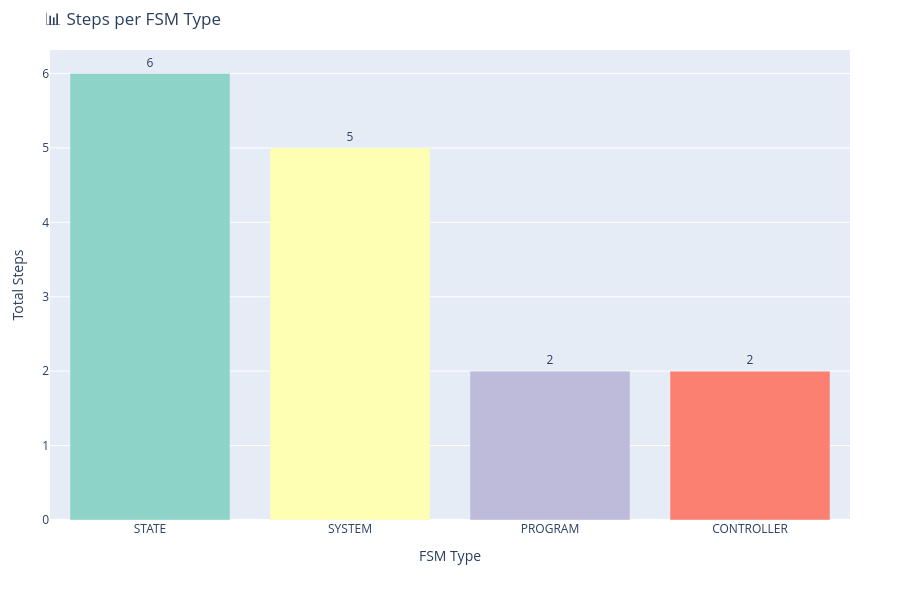

Notebook source saved alongside this figure:
### Markdown cell above
### 📊 Steps per FSM Type

This code generates a **bar chart** showing the **maximum number of steps** taken by each **FSM entity type** (Program, Controller, System, State).

#### 🧠 What this code does:

* **Counts steps**: Uses `cumcount()` to count steps per entity type, ensuring transitions are tracked correctly.

* **Groups by entity type**: Groups the data by `entity_type` and counts the **maximum number of steps** for each FSM type.

* **Label Formatting**: Modifies the x-axis labels to show only the part of the **entity type** after the final period (`.`), so the label is cleaner (e.g., `PROGRAM`, `CONTROLLER` instead of `PROVIDER_TYPE.PROGRAM`).

* **Plotting**:

  * Creates a **bar chart** where the height of each bar represents the number of steps for each FSM type.
  * The **x-axis** shows the FSM types (Program, Controller, System, State), and the **y-axis** shows the **step counts**.

#### 🔍 What you're observing:

* **Bar chart** showing the **step counts** per FSM type.
* The bars reflect the **maximum number of steps** taken by each type during execution, giving insight into how complex or long-running each FSM layer is.
* Helps identify whether certain layers (e.g., **Program** or **Controller**) require more steps for transitions than others.

This chart is a useful tool for **analyzing FSM complexity**, identifying bottlenecks, and understanding which parts of the system involve more transitions or processing steps.

### Code cell
import plotly.express as px

# Copy to avoid modifying original
df_steps = df.copy()

# Count steps per FSM entity type
df_steps['step_count'] = df_steps.groupby('entity_type').cumcount() + 1
steps_per_type = df_steps.groupby('entity_type')['step_count'].max().reset_index()

# Clean the entity_type to just the final label
steps_per_type['fsm_type'] = steps_per_type['entity_type'].str.split('.').str[-1]

# Sort for visual clarity
steps_per_type = steps_per_type.sort_values('step_count', ascending=False)

# Plot
fig = px.bar(
    steps_per_type,
    x='fsm_type',
    y='step_count',
    text='step_count',
    title="📊 Steps per FSM Type",
    labels={"fsm_type": "FSM Type", "step_count": "Total Steps"},
    color="fsm_type",
    color_discrete_sequence=px.colors.qualitative.Set3
)

fig.update_traces(textposition="outside")

fig.update_layout(
    height=600,
    xaxis_title="FSM Type",
    yaxis_title="Total Steps",
    margin=dict(l=50, r=50, t=50, b=80),
    showlegend=False
)

fig.show()

### Figure 1 — Plotly figure (JSON) as saved in the notebook; plotly's stock layout.template omitted (floating-point values rounded to 4 significant figures)
{"data": [{"hovertemplate": "FSM Type=%{x}<br>Total Steps=%{text}<extra></extra>", "legendgroup": "STATE", "marker": {"color": "rgb(141,211,199)", "pattern": {"shape": ""}}, "name": "STATE", "orientation": "v", "showlegend": true, "text": [6.0], "textposition": "outside", "type": "bar", "x": ["STATE"], "xaxis": "x", "y": [6], "yaxis": "y"}, {"hovertemplate": "FSM Type=%{x}<br>Total Steps=%{text}<extra></extra>", "legendgroup": "SYSTEM", "marker": {"color": "rgb(255,255,179)", "pattern": {"shape": ""}}, "name": "SYSTEM", "orientation": "v", "showlegend": true, "text": [5.0], "textposition": "outside", "type": "bar", "x": ["SYSTEM"], "xaxis": "x", "y": [5], "yaxis": "y"}, {"hovertemplate": "FSM Type=%{x}<br>Total Steps=%{text}<extra></extra>", "legendgroup": "PROGRAM", "marker": {"color": "rgb(190,186,218)", "pattern": {"shape": ""}}, "name": "PROGRAM", "orientation": "v", "showlegend": true, "text": [2.0], "textposition": "outside", "type": "bar", "x": ["PROGRAM"], "xaxis": "x", "y": [2], "yaxis": "y"}, {"hovertemplate": "FSM Type=%{x}<br>Total Steps=%{text}<extra></extra>", "legendgroup": "CONTROLLER", "marker": {"color": "rgb(251,128,114)", "pattern": {"shape": ""}}, "name": "CONTROLLER", "orientation": "v", "showlegend": true, "text": [2.0], "textposition": "outside", "type": "bar", "x": ["CONTROLLER"], "xaxis": "x", "y": [2], "yaxis": "y"}], "layout": {"barmode": "relative", "height": 600, "legend": {"title": {"text": "FSM Type"}, "tracegroupgap": 0}, "margin": {"b": 80, "l": 50, "r": 50, "t": 50}, "showlegend": false, "title": {"text": "📊 Steps per FSM Type"}, "xaxis": {"anchor": "y", "categoryarray": ["STATE", "SYSTEM", "PROGRAM", "CONTROLLER"], "categoryorder": "array", "domain": [0, 1], "title": {"text": "FSM Type"}}, "yaxis": {"anchor": "x", "domain": [0, 1], "title": {"text": "Total Steps"}}}}
